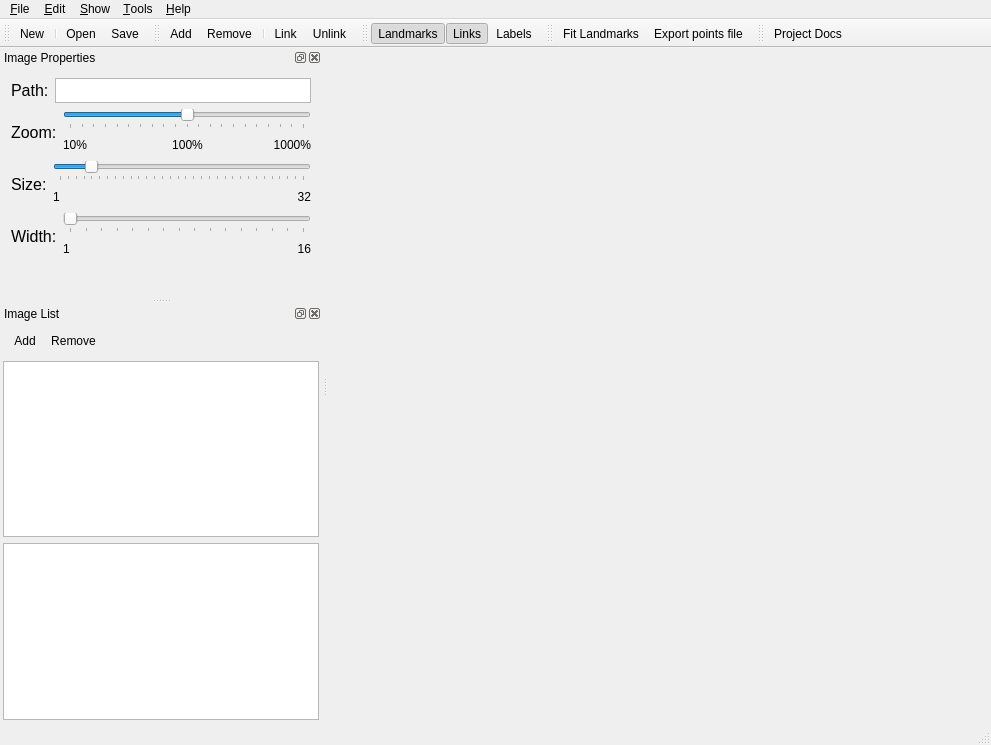
<?xml version="1.0" encoding="UTF-8"?>
<ui version="4.0">
 <class>MainWindow</class>
 <widget class="QMainWindow" name="MainWindow">
  <property name="geometry">
   <rect>
    <x>0</x>
    <y>0</y>
    <width>991</width>
    <height>745</height>
   </rect>
  </property>
  <property name="windowTitle">
   <string>FLAT - Facial Landmarks Annotation Tool</string>
  </property>
  <property name="autoFillBackground">
   <bool>false</bool>
  </property>
  <property name="locale">
   <locale language="English" country="UnitedKingdom"/>
  </property>
  <widget class="QWidget" name="centralWidget">
   <layout class="QVBoxLayout" name="verticalLayout">
    <property name="leftMargin">
     <number>0</number>
    </property>
    <property name="topMargin">
     <number>0</number>
    </property>
    <property name="rightMargin">
     <number>0</number>
    </property>
    <property name="bottomMargin">
     <number>0</number>
    </property>
    <item>
     <widget class="QTabWidget" name="tabWidget">
      <property name="locale">
       <locale language="English" country="UnitedKingdom"/>
      </property>
      <property name="tabPosition">
       <enum>QTabWidget::North</enum>
      </property>
      <property name="tabShape">
       <enum>QTabWidget::Triangular</enum>
      </property>
      <property name="iconSize">
       <size>
        <width>24</width>
        <height>24</height>
       </size>
      </property>
      <property name="elideMode">
       <enum>Qt::ElideNone</enum>
      </property>
      <property name="documentMode">
       <bool>true</bool>
      </property>
      <property name="tabsClosable">
       <bool>true</bool>
      </property>
      <property name="movable">
       <bool>true</bool>
      </property>
      <property name="tabBarAutoHide">
       <bool>false</bool>
      </property>
     </widget>
    </item>
   </layout>
  </widget>
  <widget class="QMenuBar" name="menuBar">
   <property name="geometry">
    <rect>
     <x>0</x>
     <y>0</y>
     <width>991</width>
     <height>26</height>
    </rect>
   </property>
   <widget class="QMenu" name="menuFile">
    <property name="locale">
     <locale language="English" country="UnitedKingdom"/>
    </property>
    <property name="title">
     <string>&amp;File</string>
    </property>
    <addaction name="actionNew"/>
    <addaction name="separator"/>
    <addaction name="actionOpen"/>
    <addaction name="actionSave"/>
    <addaction name="actionSaveAs"/>
    <addaction name="separator"/>
    <addaction name="actionExit"/>
   </widget>
   <widget class="QMenu" name="menuHelp">
    <property name="locale">
     <locale language="English" country="UnitedKingdom"/>
    </property>
    <property name="title">
     <string>&amp;Help</string>
    </property>
    <addaction name="actionProject"/>
    <addaction name="separator"/>
    <addaction name="actionAbout"/>
   </widget>
   <widget class="QMenu" name="menuShow">
    <property name="locale">
     <locale language="English" country="UnitedKingdom"/>
    </property>
    <property name="title">
     <string>&amp;Show</string>
    </property>
    <widget class="QMenu" name="menuWindows">
     <property name="title">
      <string>&amp;Windows</string>
     </property>
     <addaction name="actionShowImageProperties"/>
     <addaction name="actionShowImagesList"/>
    </widget>
    <widget class="QMenu" name="menu_Image_Elements">
     <property name="locale">
      <locale language="English" country="UnitedKingdom"/>
     </property>
     <property name="title">
      <string>&amp;Image Elements</string>
     </property>
     <addaction name="actionShowFeatures"/>
     <addaction name="actionShowConnections"/>
     <addaction name="actionShowFeatureIDs"/>
    </widget>
    <addaction name="menuWindows"/>
    <addaction name="separator"/>
    <addaction name="menu_Image_Elements"/>
   </widget>
   <widget class="QMenu" name="menuEdit">
    <property name="locale">
     <locale language="English" country="UnitedKingdom"/>
    </property>
    <property name="title">
     <string>&amp;Edit</string>
    </property>
    <widget class="QMenu" name="menu_Images">
     <property name="locale">
      <locale language="English" country="UnitedKingdom"/>
     </property>
     <property name="title">
      <string>&amp;Images</string>
     </property>
     <addaction name="actionAddImage"/>
     <addaction name="actionRemoveImage"/>
    </widget>
    <widget class="QMenu" name="menu_Facial_Landmarks">
     <property name="title">
      <string>&amp;Facial Landmarks</string>
     </property>
     <addaction name="actionAddFeature"/>
     <addaction name="actionRemoveFeature"/>
     <addaction name="separator"/>
     <addaction name="actionConnectFeatures"/>
     <addaction name="actionDisconnectFeatures"/>
    </widget>
    <addaction name="menu_Images"/>
    <addaction name="separator"/>
    <addaction name="menu_Facial_Landmarks"/>
   </widget>
   <widget class="QMenu" name="menuTools">
    <property name="locale">
     <locale language="English" country="UnitedKingdom"/>
    </property>
    <property name="title">
     <string>&amp;Tools</string>
    </property>
    <widget class="QMenu" name="menu_CSIRO_Face_Analysis_SDK">
     <property name="title">
      <string>&amp;CSIRO Face Analysis SDK</string>
     </property>
     <addaction name="actionFitLandmarks"/>
     <addaction name="actionExportPointsFile"/>
     <addaction name="separator"/>
     <addaction name="actionConfigure"/>
    </widget>
    <addaction name="menu_CSIRO_Face_Analysis_SDK"/>
   </widget>
   <addaction name="menuFile"/>
   <addaction name="menuEdit"/>
   <addaction name="menuShow"/>
   <addaction name="menuTools"/>
   <addaction name="menuHelp"/>
  </widget>
  <widget class="QToolBar" name="fileToolBar">
   <property name="windowTitle">
    <string>File</string>
   </property>
   <property name="locale">
    <locale language="English" country="UnitedKingdom"/>
   </property>
   <property name="iconSize">
    <size>
     <width>32</width>
     <height>32</height>
    </size>
   </property>
   <attribute name="toolBarArea">
    <enum>TopToolBarArea</enum>
   </attribute>
   <attribute name="toolBarBreak">
    <bool>false</bool>
   </attribute>
   <addaction name="actionNew"/>
   <addaction name="separator"/>
   <addaction name="actionOpen"/>
   <addaction name="actionSave"/>
  </widget>
  <widget class="QStatusBar" name="statusBar"/>
  <widget class="QDockWidget" name="dockProperties">
   <property name="locale">
    <locale language="English" country="UnitedKingdom"/>
   </property>
   <property name="windowTitle">
    <string>Image Properties</string>
   </property>
   <attribute name="dockWidgetArea">
    <number>1</number>
   </attribute>
   <widget class="QWidget" name="Content">
    <layout class="QVBoxLayout" name="verticalLayout_7">
     <item>
      <layout class="QVBoxLayout" name="verticalLayout_3">
       <property name="sizeConstraint">
        <enum>QLayout::SetMinimumSize</enum>
       </property>
       <item>
        <layout class="QHBoxLayout" name="horizontalLayout">
         <property name="sizeConstraint">
          <enum>QLayout::SetMinimumSize</enum>
         </property>
         <item>
          <widget class="QLabel" name="labelPath">
           <property name="font">
            <font>
             <pointsize>12</pointsize>
            </font>
           </property>
           <property name="text">
            <string>Path:</string>
           </property>
           <property name="buddy">
            <cstring>textFileName</cstring>
           </property>
          </widget>
         </item>
         <item>
          <widget class="QTextEdit" name="textFileName">
           <property name="maximumSize">
            <size>
             <width>16777215</width>
             <height>25</height>
            </size>
           </property>
           <property name="verticalScrollBarPolicy">
            <enum>Qt::ScrollBarAlwaysOff</enum>
           </property>
           <property name="horizontalScrollBarPolicy">
            <enum>Qt::ScrollBarAlwaysOff</enum>
           </property>
           <property name="undoRedoEnabled">
            <bool>false</bool>
           </property>
           <property name="lineWrapMode">
            <enum>QTextEdit::NoWrap</enum>
           </property>
           <property name="readOnly">
            <bool>true</bool>
           </property>
           <property name="acceptRichText">
            <bool>false</bool>
           </property>
           <property name="textInteractionFlags">
            <set>Qt::TextSelectableByKeyboard|Qt::TextSelectableByMouse</set>
           </property>
           <property name="placeholderText">
            <string notr="true"/>
           </property>
          </widget>
         </item>
        </layout>
       </item>
      </layout>
     </item>
     <item>
      <layout class="QHBoxLayout" name="horizontalLayout_4">
       <item>
        <widget class="QLabel" name="label_Zoom">
         <property name="font">
          <font>
           <pointsize>12</pointsize>
          </font>
         </property>
         <property name="text">
          <string>Zoom:</string>
         </property>
         <property name="buddy">
          <cstring>zoomSlider</cstring>
         </property>
        </widget>
       </item>
       <item>
        <layout class="QVBoxLayout" name="verticalLayout_2">
         <item>
          <widget class="QSlider" name="zoomSlider">
           <property name="font">
            <font>
             <pointsize>12</pointsize>
            </font>
           </property>
           <property name="toolTip">
            <string>Change image size (Ctrl + Mouse Wheel)</string>
           </property>
           <property name="minimum">
            <number>1</number>
           </property>
           <property name="maximum">
            <number>21</number>
           </property>
           <property name="singleStep">
            <number>1</number>
           </property>
           <property name="pageStep">
            <number>1</number>
           </property>
           <property name="value">
            <number>11</number>
           </property>
           <property name="sliderPosition">
            <number>11</number>
           </property>
           <property name="orientation">
            <enum>Qt::Horizontal</enum>
           </property>
           <property name="tickPosition">
            <enum>QSlider::TicksBelow</enum>
           </property>
           <property name="tickInterval">
            <number>0</number>
           </property>
          </widget>
         </item>
         <item>
          <layout class="QHBoxLayout" name="horizontalLayout_3">
           <property name="sizeConstraint">
            <enum>QLayout::SetMinimumSize</enum>
           </property>
           <item>
            <widget class="QLabel" name="label1000">
             <property name="minimumSize">
              <size>
               <width>45</width>
               <height>0</height>
              </size>
             </property>
             <property name="maximumSize">
              <size>
               <width>45</width>
               <height>16777215</height>
              </size>
             </property>
             <property name="text">
              <string>10%</string>
             </property>
            </widget>
           </item>
           <item>
            <spacer name="horizontalSpacer">
             <property name="orientation">
              <enum>Qt::Horizontal</enum>
             </property>
             <property name="sizeHint" stdset="0">
              <size>
               <width>40</width>
               <height>20</height>
              </size>
             </property>
            </spacer>
           </item>
           <item>
            <widget class="QLabel" name="label100">
             <property name="minimumSize">
              <size>
               <width>45</width>
               <height>0</height>
              </size>
             </property>
             <property name="maximumSize">
              <size>
               <width>45</width>
               <height>16777215</height>
              </size>
             </property>
             <property name="text">
              <string>100%</string>
             </property>
             <property name="alignment">
              <set>Qt::AlignCenter</set>
             </property>
            </widget>
           </item>
           <item>
            <spacer name="horizontalSpacer_2">
             <property name="orientation">
              <enum>Qt::Horizontal</enum>
             </property>
             <property name="sizeHint" stdset="0">
              <size>
               <width>40</width>
               <height>20</height>
              </size>
             </property>
            </spacer>
           </item>
           <item>
            <widget class="QLabel" name="label10">
             <property name="minimumSize">
              <size>
               <width>45</width>
               <height>0</height>
              </size>
             </property>
             <property name="maximumSize">
              <size>
               <width>45</width>
               <height>16777215</height>
              </size>
             </property>
             <property name="text">
              <string>1000%</string>
             </property>
             <property name="alignment">
              <set>Qt::AlignRight|Qt::AlignTrailing|Qt::AlignVCenter</set>
             </property>
            </widget>
           </item>
          </layout>
         </item>
        </layout>
       </item>
      </layout>
     </item>
     <item>
      <layout class="QHBoxLayout" name="horizontalLayout_5">
       <item>
        <widget class="QLabel" name="label_Size">
         <property name="font">
          <font>
           <pointsize>12</pointsize>
          </font>
         </property>
         <property name="text">
          <string>Size:</string>
         </property>
         <property name="buddy">
          <cstring>sizeSlider</cstring>
         </property>
        </widget>
       </item>
       <item>
        <layout class="QVBoxLayout" name="verticalLayout_4">
         <item>
          <widget class="QSlider" name="sizeSlider">
           <property name="font">
            <font>
             <pointsize>12</pointsize>
            </font>
           </property>
           <property name="toolTip">
            <string>Change point size (+ / -)</string>
           </property>
           <property name="minimum">
            <number>1</number>
           </property>
           <property name="maximum">
            <number>32</number>
           </property>
           <property name="singleStep">
            <number>1</number>
           </property>
           <property name="pageStep">
            <number>1</number>
           </property>
           <property name="value">
            <number>5</number>
           </property>
           <property name="sliderPosition">
            <number>5</number>
           </property>
           <property name="orientation">
            <enum>Qt::Horizontal</enum>
           </property>
           <property name="tickPosition">
            <enum>QSlider::TicksBelow</enum>
           </property>
           <property name="tickInterval">
            <number>0</number>
           </property>
          </widget>
         </item>
         <item>
          <layout class="QHBoxLayout" name="horizontalLayout_6">
           <property name="sizeConstraint">
            <enum>QLayout::SetMinimumSize</enum>
           </property>
           <item>
            <widget class="QLabel" name="label1000_2">
             <property name="minimumSize">
              <size>
               <width>45</width>
               <height>0</height>
              </size>
             </property>
             <property name="maximumSize">
              <size>
               <width>45</width>
               <height>16777215</height>
              </size>
             </property>
             <property name="text">
              <string>1</string>
             </property>
            </widget>
           </item>
           <item>
            <spacer name="horizontalSpacer_3">
             <property name="orientation">
              <enum>Qt::Horizontal</enum>
             </property>
             <property name="sizeHint" stdset="0">
              <size>
               <width>40</width>
               <height>20</height>
              </size>
             </property>
            </spacer>
           </item>
           <item>
            <widget class="QLabel" name="label10_2">
             <property name="minimumSize">
              <size>
               <width>45</width>
               <height>0</height>
              </size>
             </property>
             <property name="maximumSize">
              <size>
               <width>45</width>
               <height>16777215</height>
              </size>
             </property>
             <property name="text">
              <string>32</string>
             </property>
             <property name="alignment">
              <set>Qt::AlignRight|Qt::AlignTrailing|Qt::AlignVCenter</set>
             </property>
            </widget>
           </item>
          </layout>
         </item>
        </layout>
       </item>
      </layout>
     </item>
     <item>
      <layout class="QHBoxLayout" name="horizontalLayout_7">
       <item>
        <widget class="QLabel" name="label_Width">
         <property name="font">
          <font>
           <pointsize>12</pointsize>
          </font>
         </property>
         <property name="text">
          <string>Width:</string>
         </property>
         <property name="buddy">
          <cstring>widthSlider</cstring>
         </property>
        </widget>
       </item>
       <item>
        <layout class="QVBoxLayout" name="verticalLayout_5">
         <item>
          <widget class="QSlider" name="widthSlider">
           <property name="font">
            <font>
             <pointsize>12</pointsize>
            </font>
           </property>
           <property name="toolTip">
            <string>Change line width (&gt; / &lt;)</string>
           </property>
           <property name="minimum">
            <number>1</number>
           </property>
           <property name="maximum">
            <number>16</number>
           </property>
           <property name="singleStep">
            <number>1</number>
           </property>
           <property name="pageStep">
            <number>1</number>
           </property>
           <property name="value">
            <number>1</number>
           </property>
           <property name="sliderPosition">
            <number>1</number>
           </property>
           <property name="orientation">
            <enum>Qt::Horizontal</enum>
           </property>
           <property name="tickPosition">
            <enum>QSlider::TicksBelow</enum>
           </property>
           <property name="tickInterval">
            <number>0</number>
           </property>
          </widget>
         </item>
         <item>
          <layout class="QHBoxLayout" name="horizontalLayout_8">
           <property name="sizeConstraint">
            <enum>QLayout::SetMinimumSize</enum>
           </property>
           <item>
            <widget class="QLabel" name="label1000_3">
             <property name="minimumSize">
              <size>
               <width>45</width>
               <height>0</height>
              </size>
             </property>
             <property name="maximumSize">
              <size>
               <width>45</width>
               <height>16777215</height>
              </size>
             </property>
             <property name="text">
              <string>1</string>
             </property>
            </widget>
           </item>
           <item>
            <spacer name="horizontalSpacer_5">
             <property name="orientation">
              <enum>Qt::Horizontal</enum>
             </property>
             <property name="sizeHint" stdset="0">
              <size>
               <width>40</width>
               <height>20</height>
              </size>
             </property>
            </spacer>
           </item>
           <item>
            <widget class="QLabel" name="label10_3">
             <property name="minimumSize">
              <size>
               <width>45</width>
               <height>0</height>
              </size>
             </property>
             <property name="maximumSize">
              <size>
               <width>45</width>
               <height>16777215</height>
              </size>
             </property>
             <property name="text">
              <string>16</string>
             </property>
             <property name="alignment">
              <set>Qt::AlignRight|Qt::AlignTrailing|Qt::AlignVCenter</set>
             </property>
            </widget>
           </item>
          </layout>
         </item>
        </layout>
       </item>
      </layout>
     </item>
     <item>
      <spacer name="verticalSpacer">
       <property name="orientation">
        <enum>Qt::Vertical</enum>
       </property>
       <property name="sizeHint" stdset="0">
        <size>
         <width>20</width>
         <height>40</height>
        </size>
       </property>
      </spacer>
     </item>
    </layout>
   </widget>
  </widget>
  <widget class="QDockWidget" name="dockImages">
   <property name="locale">
    <locale language="English" country="UnitedKingdom"/>
   </property>
   <property name="windowTitle">
    <string>Image List</string>
   </property>
   <attribute name="dockWidgetArea">
    <number>1</number>
   </attribute>
   <widget class="QWidget" name="Content_2">
    <layout class="QGridLayout" name="gridLayout">
     <property name="leftMargin">
      <number>3</number>
     </property>
     <property name="topMargin">
      <number>3</number>
     </property>
     <property name="rightMargin">
      <number>3</number>
     </property>
     <property name="bottomMargin">
      <number>3</number>
     </property>
     <property name="horizontalSpacing">
      <number>3</number>
     </property>
     <property name="verticalSpacing">
      <number>6</number>
     </property>
     <item row="0" column="0">
      <widget class="QToolBar" name="imagesToolbar">
       <property name="windowTitle">
        <string/>
       </property>
       <property name="iconSize">
        <size>
         <width>24</width>
         <height>24</height>
        </size>
       </property>
       <property name="floatable">
        <bool>false</bool>
       </property>
       <addaction name="actionAddImage"/>
       <addaction name="actionRemoveImage"/>
      </widget>
     </item>
     <item row="1" column="0">
      <widget class="QListView" name="listImages">
       <property name="editTriggers">
        <set>QAbstractItemView::NoEditTriggers</set>
       </property>
       <property name="selectionMode">
        <enum>QAbstractItemView::ExtendedSelection</enum>
       </property>
       <property name="selectionBehavior">
        <enum>QAbstractItemView::SelectRows</enum>
       </property>
       <property name="viewMode">
        <enum>QListView::IconMode</enum>
       </property>
       <property name="selectionRectVisible">
        <bool>false</bool>
       </property>
      </widget>
     </item>
     <item row="2" column="0">
      <widget class="QTreeView" name="treeImages">
       <property name="editTriggers">
        <set>QAbstractItemView::AllEditTriggers</set>
       </property>
       <property name="selectionMode">
        <enum>QAbstractItemView::ExtendedSelection</enum>
       </property>
       <attribute name="headerDefaultSectionSize">
        <number>150</number>
       </attribute>
      </widget>
     </item>
    </layout>
   </widget>
  </widget>
  <widget class="QToolBar" name="editToolBar">
   <property name="windowTitle">
    <string>Edit</string>
   </property>
   <property name="iconSize">
    <size>
     <width>32</width>
     <height>32</height>
    </size>
   </property>
   <attribute name="toolBarArea">
    <enum>TopToolBarArea</enum>
   </attribute>
   <attribute name="toolBarBreak">
    <bool>false</bool>
   </attribute>
   <addaction name="actionAddFeature"/>
   <addaction name="actionRemoveFeature"/>
   <addaction name="separator"/>
   <addaction name="actionConnectFeatures"/>
   <addaction name="actionDisconnectFeatures"/>
  </widget>
  <widget class="QToolBar" name="viewToolBar">
   <property name="windowTitle">
    <string>View</string>
   </property>
   <property name="iconSize">
    <size>
     <width>32</width>
     <height>32</height>
    </size>
   </property>
   <attribute name="toolBarArea">
    <enum>TopToolBarArea</enum>
   </attribute>
   <attribute name="toolBarBreak">
    <bool>false</bool>
   </attribute>
   <addaction name="actionShowFeatures"/>
   <addaction name="actionShowConnections"/>
   <addaction name="actionShowFeatureIDs"/>
  </widget>
  <widget class="QToolBar" name="toolsToolBar">
   <property name="windowTitle">
    <string>Tools</string>
   </property>
   <property name="iconSize">
    <size>
     <width>32</width>
     <height>32</height>
    </size>
   </property>
   <attribute name="toolBarArea">
    <enum>TopToolBarArea</enum>
   </attribute>
   <attribute name="toolBarBreak">
    <bool>false</bool>
   </attribute>
   <addaction name="actionFitLandmarks"/>
   <addaction name="actionExportPointsFile"/>
  </widget>
  <widget class="QToolBar" name="helpTollBar">
   <property name="windowTitle">
    <string>toolBar</string>
   </property>
   <property name="iconSize">
    <size>
     <width>32</width>
     <height>32</height>
    </size>
   </property>
   <attribute name="toolBarArea">
    <enum>TopToolBarArea</enum>
   </attribute>
   <attribute name="toolBarBreak">
    <bool>false</bool>
   </attribute>
   <addaction name="actionProject"/>
  </widget>
  <action name="actionExit">
   <property name="text">
    <string>&amp;Exit</string>
   </property>
   <property name="toolTip">
    <string>Terminates the program</string>
   </property>
  </action>
  <action name="actionAbout">
   <property name="icon">
    <iconset resource="resources.qrc">
     <normaloff>:/icons/resources/icons/information.png</normaloff>:/icons/resources/icons/information.png</iconset>
   </property>
   <property name="text">
    <string>&amp;About...</string>
   </property>
   <property name="toolTip">
    <string>Displays information on this program</string>
   </property>
  </action>
  <action name="actionOpen">
   <property name="icon">
    <iconset resource="resources.qrc">
     <normaloff>:/icons/resources/icons/open.png</normaloff>:/icons/resources/icons/open.png</iconset>
   </property>
   <property name="text">
    <string>&amp;Open...</string>
   </property>
   <property name="toolTip">
    <string>Loads an existing face annotation dataset from a file</string>
   </property>
   <property name="shortcut">
    <string>Ctrl+O</string>
   </property>
  </action>
  <action name="actionNew">
   <property name="icon">
    <iconset resource="resources.qrc">
     <normaloff>:/icons/resources/icons/new.png</normaloff>:/icons/resources/icons/new.png</iconset>
   </property>
   <property name="text">
    <string>&amp;New</string>
   </property>
   <property name="toolTip">
    <string>Creates a new face annotation dataset</string>
   </property>
   <property name="shortcut">
    <string>Ctrl+N</string>
   </property>
  </action>
  <action name="actionSave">
   <property name="icon">
    <iconset resource="resources.qrc">
     <normaloff>:/icons/resources/icons/save.png</normaloff>:/icons/resources/icons/save.png</iconset>
   </property>
   <property name="text">
    <string>&amp;Save</string>
   </property>
   <property name="toolTip">
    <string>Saves the changes in the face annotation dataset</string>
   </property>
   <property name="shortcut">
    <string>Ctrl+S</string>
   </property>
  </action>
  <action name="actionSaveAs">
   <property name="icon">
    <iconset resource="resources.qrc">
     <normaloff>:/icons/resources/icons/saveas.png</normaloff>:/icons/resources/icons/saveas.png</iconset>
   </property>
   <property name="text">
    <string>Save &amp;as...</string>
   </property>
   <property name="toolTip">
    <string>Saves the changes in the face annotation dataset to a different file</string>
   </property>
  </action>
  <action name="actionProject">
   <property name="icon">
    <iconset resource="resources.qrc">
     <normaloff>:/icons/resources/icons/help.png</normaloff>:/icons/resources/icons/help.png</iconset>
   </property>
   <property name="text">
    <string>&amp;Project Docs</string>
   </property>
   <property name="toolTip">
    <string>Displays the project's documentation page on Github</string>
   </property>
   <property name="shortcut">
    <string>F1</string>
   </property>
  </action>
  <action name="actionAddImage">
   <property name="icon">
    <iconset resource="resources.qrc">
     <normaloff>:/icons/resources/icons/add.png</normaloff>:/icons/resources/icons/add.png</iconset>
   </property>
   <property name="text">
    <string>Add...</string>
   </property>
   <property name="toolTip">
    <string>Adds new images to the face annotation dataset</string>
   </property>
   <property name="shortcut">
    <string>Ctrl+Ins</string>
   </property>
  </action>
  <action name="actionRemoveImage">
   <property name="icon">
    <iconset resource="resources.qrc">
     <normaloff>:/icons/resources/icons/delete.png</normaloff>:/icons/resources/icons/delete.png</iconset>
   </property>
   <property name="text">
    <string>Remove</string>
   </property>
   <property name="toolTip">
    <string>Removes the selected images from the face annotation dataset</string>
   </property>
   <property name="shortcut">
    <string>Ctrl+Del</string>
   </property>
  </action>
  <action name="actionShowImagesList">
   <property name="checkable">
    <bool>true</bool>
   </property>
   <property name="checked">
    <bool>true</bool>
   </property>
   <property name="icon">
    <iconset resource="resources.qrc">
     <normaloff>:/icons/resources/icons/image-list.png</normaloff>:/icons/resources/icons/image-list.png</iconset>
   </property>
   <property name="text">
    <string>&amp;List of Images</string>
   </property>
   <property name="toolTip">
    <string>Displays or hides the window with the list of images in the face annotation dataset</string>
   </property>
   <property name="shortcut">
    <string>F2</string>
   </property>
  </action>
  <action name="actionShowImageProperties">
   <property name="checkable">
    <bool>true</bool>
   </property>
   <property name="checked">
    <bool>true</bool>
   </property>
   <property name="icon">
    <iconset resource="resources.qrc">
     <normaloff>:/icons/resources/icons/image-properties.png</normaloff>:/icons/resources/icons/image-properties.png</iconset>
   </property>
   <property name="text">
    <string>&amp;Image Properties</string>
   </property>
   <property name="toolTip">
    <string>Displays/hides the window with the propriedades of the selected image</string>
   </property>
   <property name="shortcut">
    <string>F3</string>
   </property>
  </action>
  <action name="actionShowFeatures">
   <property name="checkable">
    <bool>true</bool>
   </property>
   <property name="checked">
    <bool>true</bool>
   </property>
   <property name="icon">
    <iconset resource="resources.qrc">
     <normaloff>:/icons/resources/icons/features.png</normaloff>:/icons/resources/icons/features.png</iconset>
   </property>
   <property name="text">
    <string>&amp;Landmarks</string>
   </property>
   <property name="toolTip">
    <string>Displays/hides the facial landmarks</string>
   </property>
   <property name="shortcut">
    <string>F4</string>
   </property>
  </action>
  <action name="actionShowConnections">
   <property name="checkable">
    <bool>true</bool>
   </property>
   <property name="checked">
    <bool>true</bool>
   </property>
   <property name="icon">
    <iconset resource="resources.qrc">
     <normaloff>:/icons/resources/icons/links.png</normaloff>:/icons/resources/icons/links.png</iconset>
   </property>
   <property name="text">
    <string>&amp;Links</string>
   </property>
   <property name="toolTip">
    <string>Displays/hides the links between facial landmarks</string>
   </property>
   <property name="shortcut">
    <string>F5</string>
   </property>
  </action>
  <action name="actionShowFeatureIDs">
   <property name="checkable">
    <bool>true</bool>
   </property>
   <property name="icon">
    <iconset resource="resources.qrc">
     <normaloff>:/icons/resources/icons/feature-ids.png</normaloff>:/icons/resources/icons/feature-ids.png</iconset>
   </property>
   <property name="text">
    <string>&amp;Labels</string>
   </property>
   <property name="toolTip">
    <string>Shows/hides the labels of the facial landmarks</string>
   </property>
   <property name="shortcut">
    <string>F6</string>
   </property>
  </action>
  <action name="actionAddFeature">
   <property name="icon">
    <iconset resource="resources.qrc">
     <normaloff>:/icons/resources/icons/add-feature.png</normaloff>:/icons/resources/icons/add-feature.png</iconset>
   </property>
   <property name="text">
    <string>&amp;Add</string>
   </property>
   <property name="toolTip">
    <string>Add a new facial landmark to the face annotation dataset</string>
   </property>
   <property name="shortcut">
    <string>Shift+A</string>
   </property>
  </action>
  <action name="actionRemoveFeature">
   <property name="icon">
    <iconset resource="resources.qrc">
     <normaloff>:/icons/resources/icons/remove-feature.png</normaloff>:/icons/resources/icons/remove-feature.png</iconset>
   </property>
   <property name="text">
    <string>&amp;Remove</string>
   </property>
   <property name="toolTip">
    <string>Removes the selected facial landmarks (and their links) from the face annotation dataset</string>
   </property>
   <property name="shortcut">
    <string>Shift+R</string>
   </property>
  </action>
  <action name="actionConnectFeatures">
   <property name="icon">
    <iconset resource="resources.qrc">
     <normaloff>:/icons/resources/icons/connect.png</normaloff>:/icons/resources/icons/connect.png</iconset>
   </property>
   <property name="text">
    <string>&amp;Link</string>
   </property>
   <property name="toolTip">
    <string>Links two selected facial landmarks</string>
   </property>
   <property name="shortcut">
    <string>Shift+L</string>
   </property>
  </action>
  <action name="actionDisconnectFeatures">
   <property name="icon">
    <iconset resource="resources.qrc">
     <normaloff>:/icons/resources/icons/disconnect.png</normaloff>:/icons/resources/icons/disconnect.png</iconset>
   </property>
   <property name="text">
    <string>&amp;Unlink</string>
   </property>
   <property name="toolTip">
    <string>Unlinks the selected facial landmarks</string>
   </property>
   <property name="shortcut">
    <string>Shift+U</string>
   </property>
  </action>
  <action name="actionFitLandmarks">
   <property name="icon">
    <iconset resource="resources.qrc">
     <normaloff>:/icons/fat</normaloff>:/icons/fat</iconset>
   </property>
   <property name="text">
    <string>&amp;Fit Landmarks</string>
   </property>
   <property name="toolTip">
    <string>Attempts to automaticaly fit the face model (with 66 landmarks) to the currently selected face image using the face-fit utility from the CSIRO Face Analysis SDK</string>
   </property>
   <property name="shortcut">
    <string>Ctrl+F</string>
   </property>
  </action>
  <action name="actionConfigure">
   <property name="text">
    <string>&amp;Configure...</string>
   </property>
   <property name="toolTip">
    <string>Configure the face-fit utility from the CSIRO Face Analysis SDK</string>
   </property>
  </action>
  <action name="actionExportPointsFile">
   <property name="icon">
    <iconset resource="resources.qrc">
     <normaloff>:/icons/resources/icons/image-properties.png</normaloff>:/icons/resources/icons/image-properties.png</iconset>
   </property>
   <property name="text">
    <string>&amp;Export points file...</string>
   </property>
   <property name="toolTip">
    <string>Exports the annotation in current selected image to a CSIRO Face Analysis SDK points file</string>
   </property>
  </action>
 </widget>
 <layoutdefault spacing="6" margin="11"/>
 <tabstops>
  <tabstop>tabWidget</tabstop>
  <tabstop>textFileName</tabstop>
  <tabstop>listImages</tabstop>
  <tabstop>treeImages</tabstop>
 </tabstops>
 <resources>
  <include location="resources.qrc"/>
 </resources>
 <connections/>
</ui>
